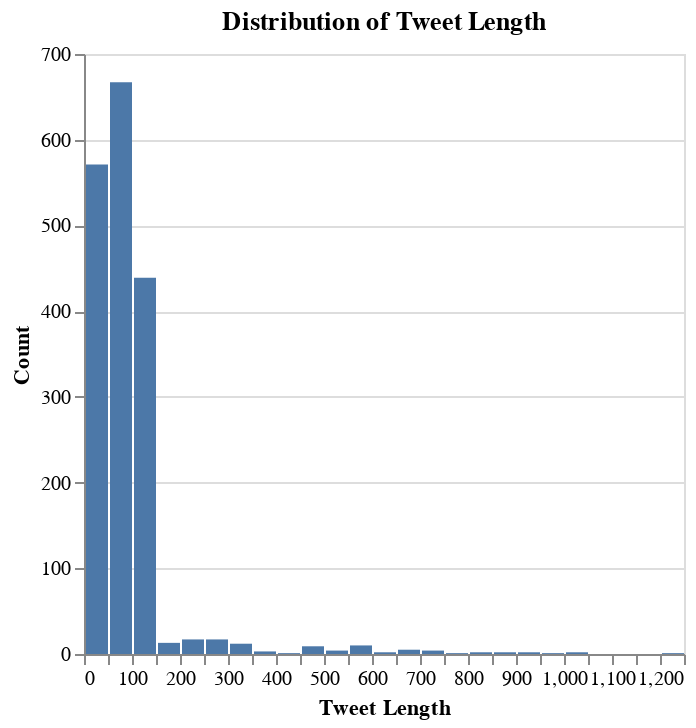

Here is the notebook cell this chart was saved with:
### Code cell
import altair as alt
import pandas as pd

# Reload the cleaned data
data_cleaned = pd.read_csv('/Users/daniyalrosli/Suicidal-Tweet-Detection-on-X/cleaned_dataset.csv')

# Ensure all entries in 'Tweet' column are strings
data_cleaned['Tweet'] = data_cleaned['Tweet'].astype(str)

# Analyze tweet length
data_cleaned['Tweet_Length'] = data_cleaned['Tweet'].apply(len)

# Visualize tweet length using Altair
chart = alt.Chart(data_cleaned).mark_bar().encode(
    alt.X('Tweet_Length:Q', bin=alt.Bin(maxbins=30), title='Tweet Length'),
    alt.Y('count()', title='Count')
).properties(
    title='Distribution of Tweet Length'
)

chart.display()

### Figure 1 — Vega-Lite specification as saved in the notebook (floating-point values rounded to 4 significant figures; data arrays with more than 128 entries replaced by an {"elided": "..."} marker saying what was removed)
{"config": {"view": {"continuousWidth": 300, "continuousHeight": 300}}, "data": {"name": "data-36f3a822f3ba3d2f98f01f847396ec63"}, "mark": {"type": "bar"}, "encoding": {"x": {"bin": {"maxbins": 30}, "field": "Tweet_Length", "title": "Tweet Length", "type": "quantitative"}, "y": {"aggregate": "count", "title": "Count", "type": "quantitative"}}, "title": "Distribution of Tweet Length", "$schema": "https://vega.github.io/schema/vega-lite/v5.16.3.json", "datasets": {"data-36f3a822f3ba3d2f98f01f847396ec63": {"elided": "1785 records"}}}
